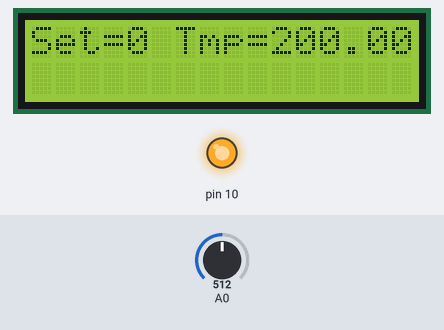
Recording of a sketch running on a simulated Arduino Uno, built with avr-gcc and run on an emulated ATmega328P. On the bench: 16×2 character LCD, output pins drawn as LEDs (lit = HIGH). The inputs (shaded band) are chosen by the test bench; at power-on: A0 = 512.

Above: at 1.2 s.
1.3 s: A0 set to 187
At 2.8 s:
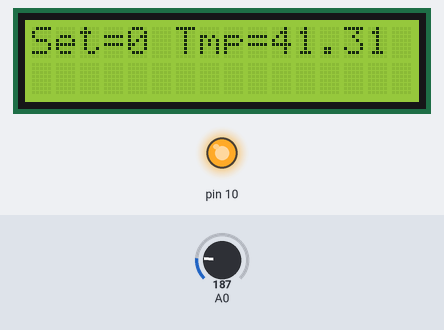
5.3 s: A0 set to 157
At 6.8 s:
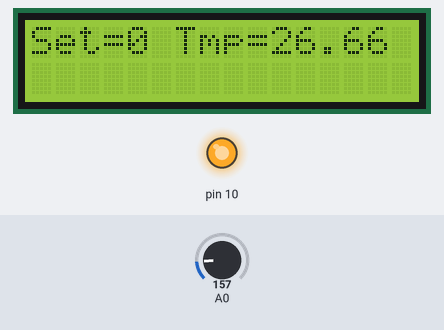
9.3 s: A0 set to 122
At 10.9 s:
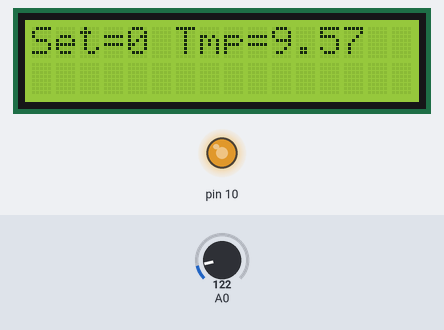
13.3 s: A0 set to 0
At 14.8 s:
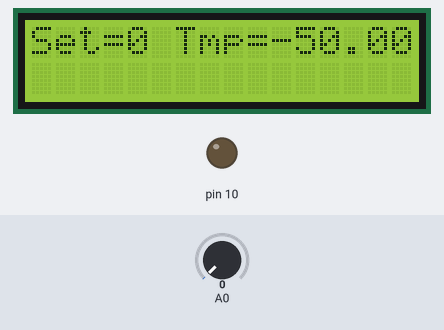
Timing chart, 0 to 16.3 s (numbered marks = the images above; inputs shaded):
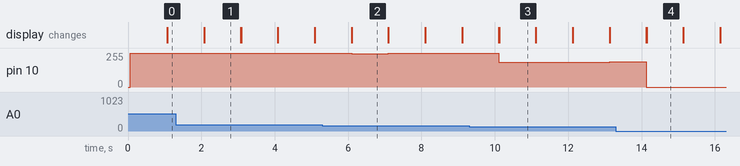

Measured:
- after the input at 1.3 s, the display: first differs from a run without the input after 0.78 s (image 1)
- after the input at 5.3 s, pin 10: 255/255 → 251/255 after 0.79 s, → 255/255 1.0 s later; the display: first differs from a run without the input after 0.80 s (image 2)
- after the input at 9.3 s, pin 10: 255/255 → 184/255 after 0.81 s, → 186/255 1.0 s later, → 187/255 1.0 s later, → 189/255 1.0 s later; the display: first differs from a run without the input after 0.81 s (image 3)
- after the input at 13.3 s, the display: first differs from a run without the input after 0.83 s (image 4)
- what the display in image 1 shows lasts 1.0 s, from 2.1 s to 3.1 s

The sketch:

PID.ino
```cpp
#include <PID_v1.h>
#include <LiquidCrystal.h>

//Variables
double Setpoint, Input, Output;
unsigned long DataRead;
int Analog_Input;
int Dato;

//Se inicializa el PID: PID(&Input, &Output, &Setpoint, Kp, Ki, Kd, Accion de control)
PID myPID(&Input, &Output, &Setpoint,5,2,0, REVERSE);
LiquidCrystal lcd(12, 11, 5, 4, 3, 2);
void setup() {
  Serial.begin(9600);
  Input = analogRead(0);
  //Se enciende el PID
  myPID.SetMode(AUTOMATIC);
  lcd.begin(16, 2);
}

void loop() {
  //Si hay un dato en el puerto serial se procede a leerlo
  while (Serial.available() > 0) {
    //Se parsea el dato de string a un entero
    Dato = Serial.parseInt();
    //Se almacena el valor deseado
    Setpoint = (double)Dato;
  }
  //La salida del sensor se lee a traves del puerto analogico A0
  Analog_Input = analogRead(A0);
  //Se hace la conversion del dato leido en mV a grados centigrados.
  Input = (double)Analog_Input/1024;
  Input = Input*5;
  Input = Input-0.5;
  Input = Input *100;
  //Se llama a la funcion PID con los respectivos valores
  myPID.Compute();
  //Se envia la sennal de control a traves del puerto 10, el cual soporta PWM
  analogWrite(10,Output);
  //Se despliegan los valores en la pantalla LCD
  lcd.print("Set=");
  lcd.print(Dato);
  lcd.print(" ");
  lcd.print("Tmp=");
  lcd.print(Input);
  //Este delay es controlar el tiempo de muestreo y de refrescamiento en la pantalla
  delay(1000);
  lcd.clear();
}
```
